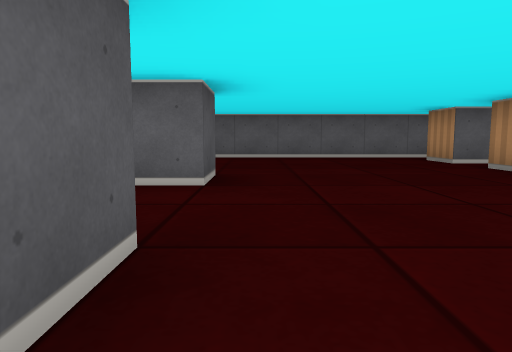
[1] (above)

24 first-person views from a walk through a cub3D level. The camera is about half as high as the walls, tilts 6° down and sees 70° across. The floor is counted in squares. Each view is taken from the middle of a square. On the plan, view 1 faces up. The plan holds only what a view shows up to about 9 squares ahead; the rest is blank.

[2]
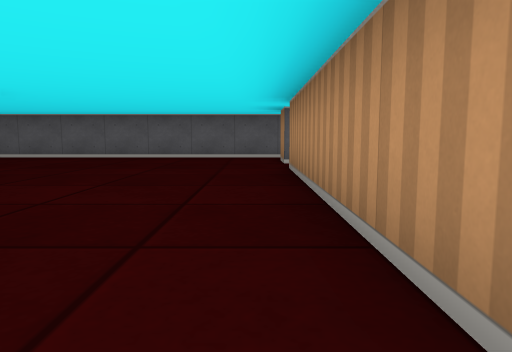

[3]
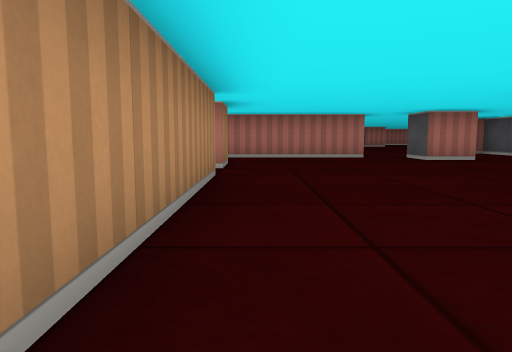

[4]
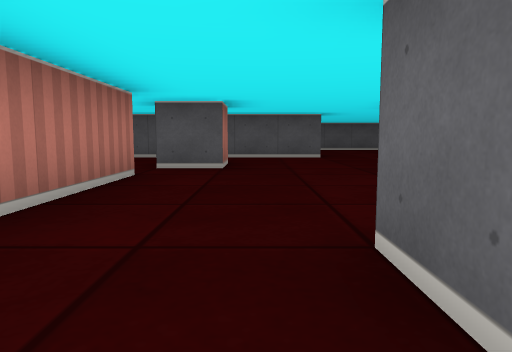

[5]
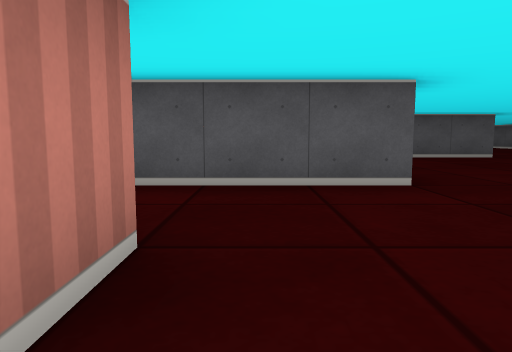

[6]
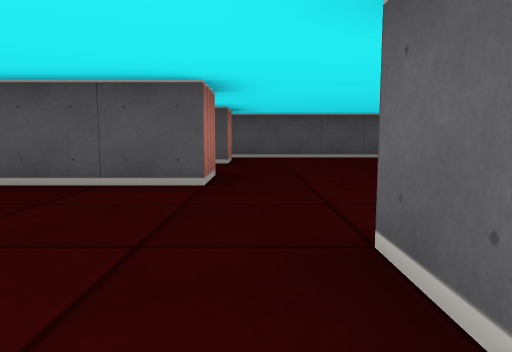

[7]
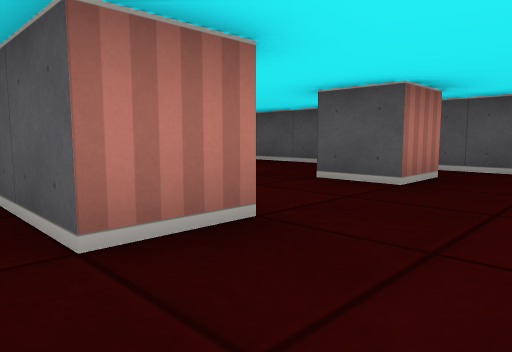

[8]
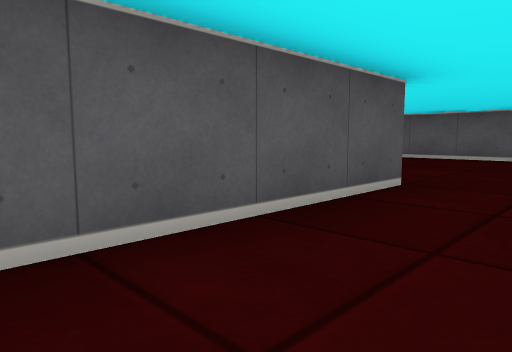

[9]
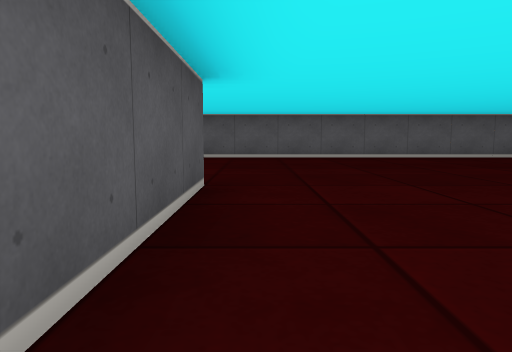

[10]
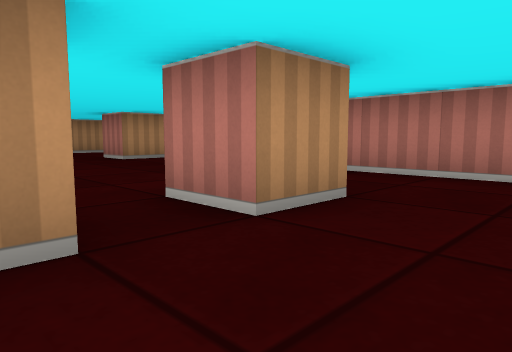

[11]
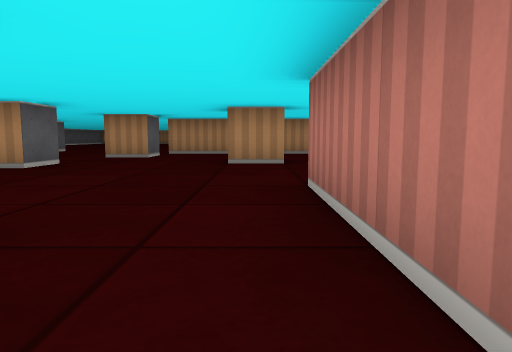

[12]
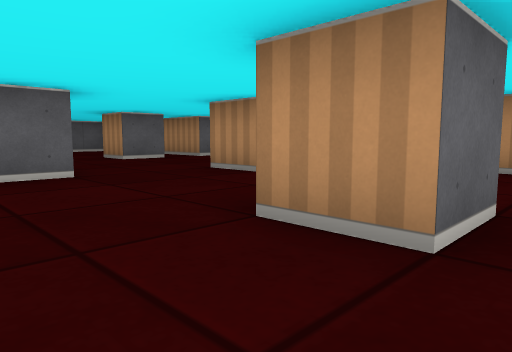

[13]
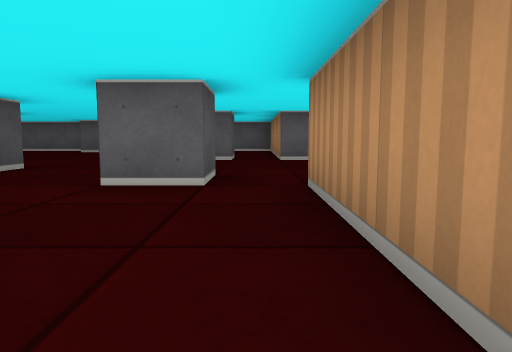

[14]
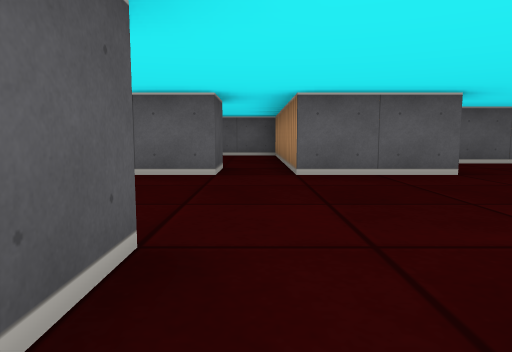

[15]
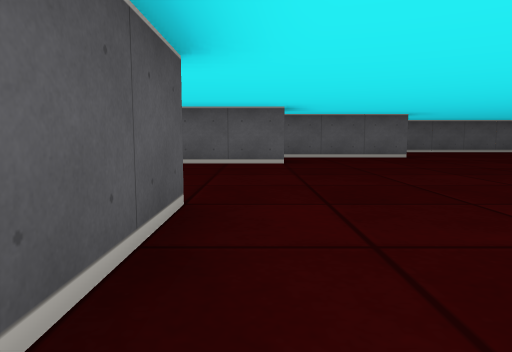

[16]
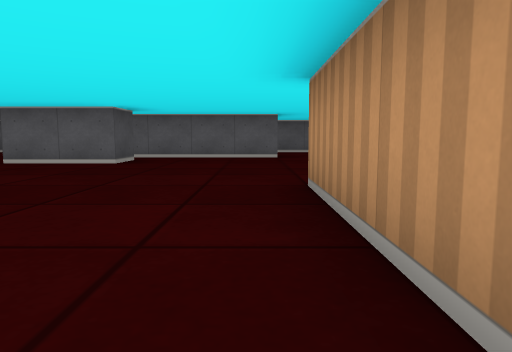

[17]
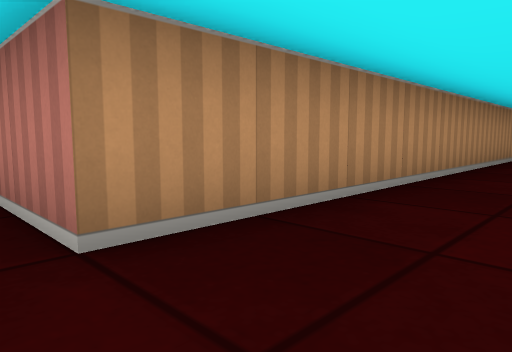

[18]
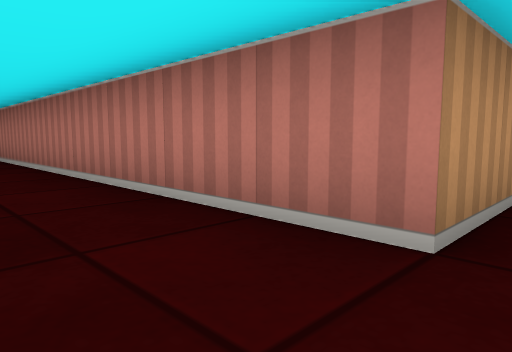

[19]
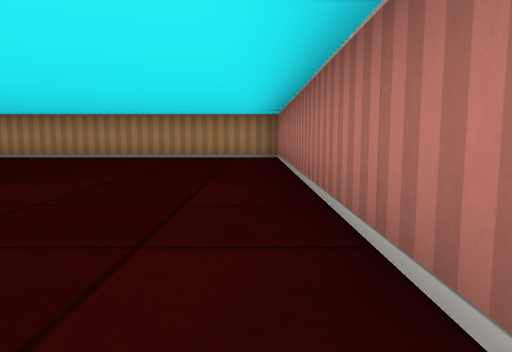

[20]
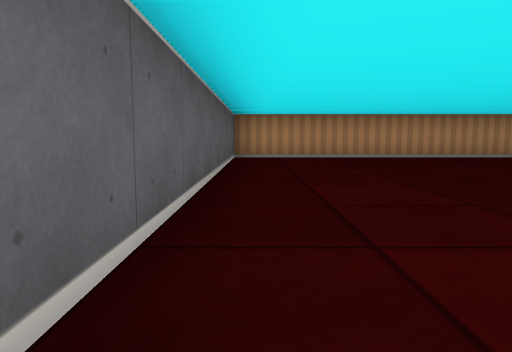

[21]
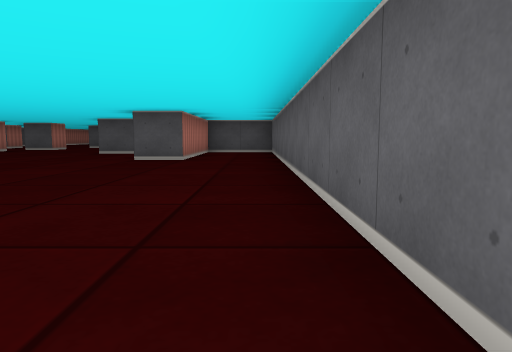

[22]
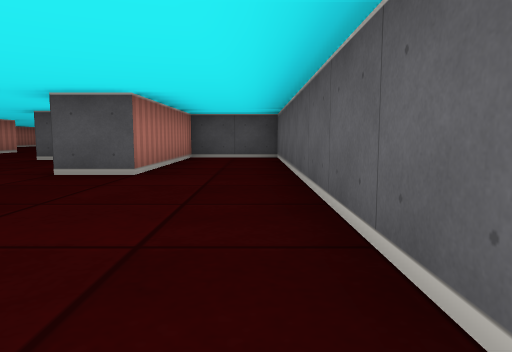

[23]
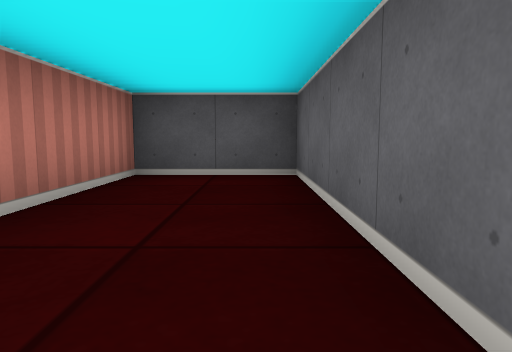

[24]
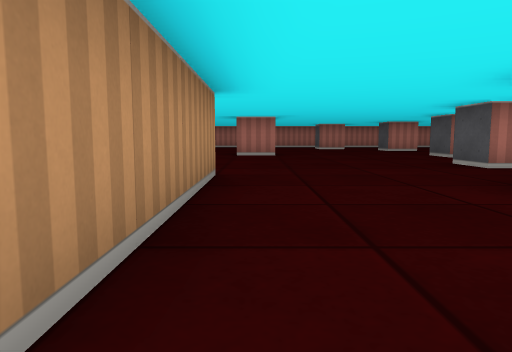

### Floor plan
Points are (right, up) in squares from view 1. A wall is a line through its corners. A room is listed if a view was taken in it or the views show most of it. See-through windows are left out.
Room 1 (views 1, 2, 3, 4, 5, 6, 7, 8, 9, 10, 11)
walls: (-8.5, -2.9) (-8.5, -4.5); (-7.6, -0.5) (-6.5, -0.5) (-6.5, -1.5); (-8.5, 3.6) (-8.5, -0.9); (-4.5, -0.5) (-3.5, -0.5) (-3.5, -4.9); (-1.6, -2.5) (-0.5, -2.5) (-0.5, -3.5); (-0.5, 1.5) (-0.5, 0.5) (-1.5, 0.5); (0.4, -3.5) (5.5, -3.5); (-0.5, 4.5) (-0.5, 3.5) (-1.2, 3.5); (3.5, 0.4) (3.5, 5.5); (4.4, -1.5) (3.5, -1.5) (3.5, -0.5) (4.5, -0.5); (4.2, 6.5) (3.5, 6.5) (3.5, 7.5); (4, 8.5) (-10.8, 8.5)
ways out: opening at (5.8, -1.5) to room 2
Room 2 (views 12, 13, 14, 15, 16, 17, 18, 19, 20, 21, 22, 23, 24)
walls: (9.5, -5.5) (9.5, -6.5); (10.6, -3.5) (9.5, -3.5) (9.5, -2.5) (10.5, -2.5); (13.5, -4.5) (13.5, -0.5); (8.5, -8.5) (8.5, -9.1); (5.5, -3.5) (6.5, -3.5); (9.6, 0.5) (8.5, 0.5) (8.5, 0.9); (12.5, 0.5) (12.5, -0.5) (11.5, -0.5) (11.5, 0.5); (14.5, -0.5) (14.5, -2.4); (9.5, 1.5) (9.5, 0.9); (18.5, -7.5) (18.5, 0.5) (30.5, 0.5) (30.5, 8.5) (14.5, 8.5) (14.5, 6.5) (18.5, 6.5) (18.5, 5.5) (15.1, 5.5); (12.5, 4.5) (12.5, 3.5) (11.5, 3.5) (11.5, 4.5); (15.5, 4.5) (15.5, 3.5) (13.5, 3.5) (13.5, 7.8)
ways out: opening at (5.8, -1.5) to room 1

Positions as (right, up) in squares from view 1, and headings:
1: (0, 0), facing up
2: (3, 0), facing up
3: (3, 5), facing down
4: (5, -2), facing left
5: (0, -2), facing left
6: (0, 0), facing left
7: (-3, 1), facing down-left
8: (-7, 0), facing up-left
9: (-8, 0), facing up
10: (2, 1), facing down-right
11: (3, -3), facing right
12: (8, -4), facing up-right
13: (13, -4), facing up
14: (13, -1), facing up
15: (15, -3), facing up
16: (18, -3), facing up
17: (17, 1), facing down-right
18: (18, 2), facing down-right
19: (22, 1), facing right
20: (22, 8), facing right
21: (26, 8), facing left
22: (23, 8), facing left
23: (19, 8), facing left
24: (13, 0), facing down
